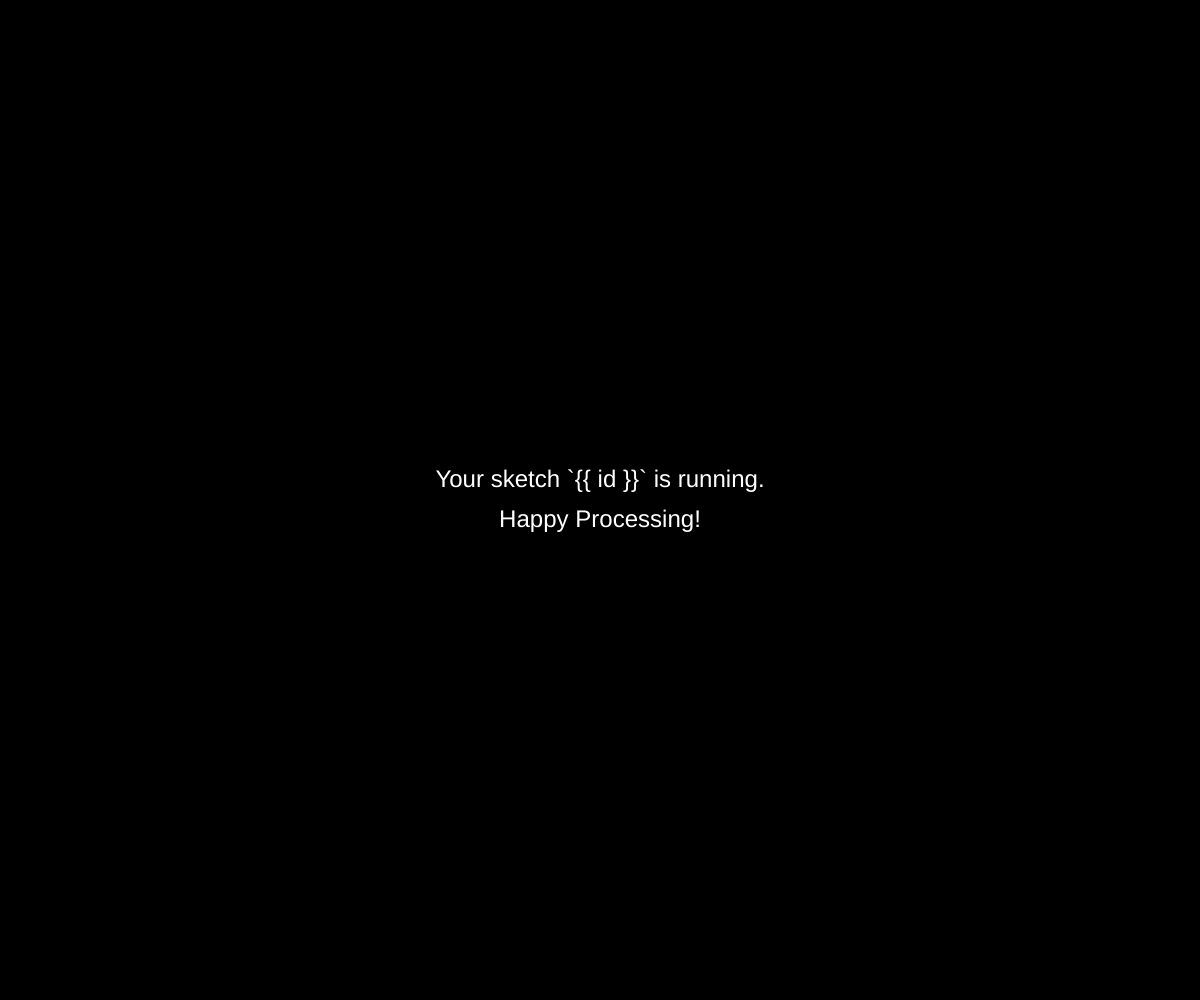
Frame 1 (no input)
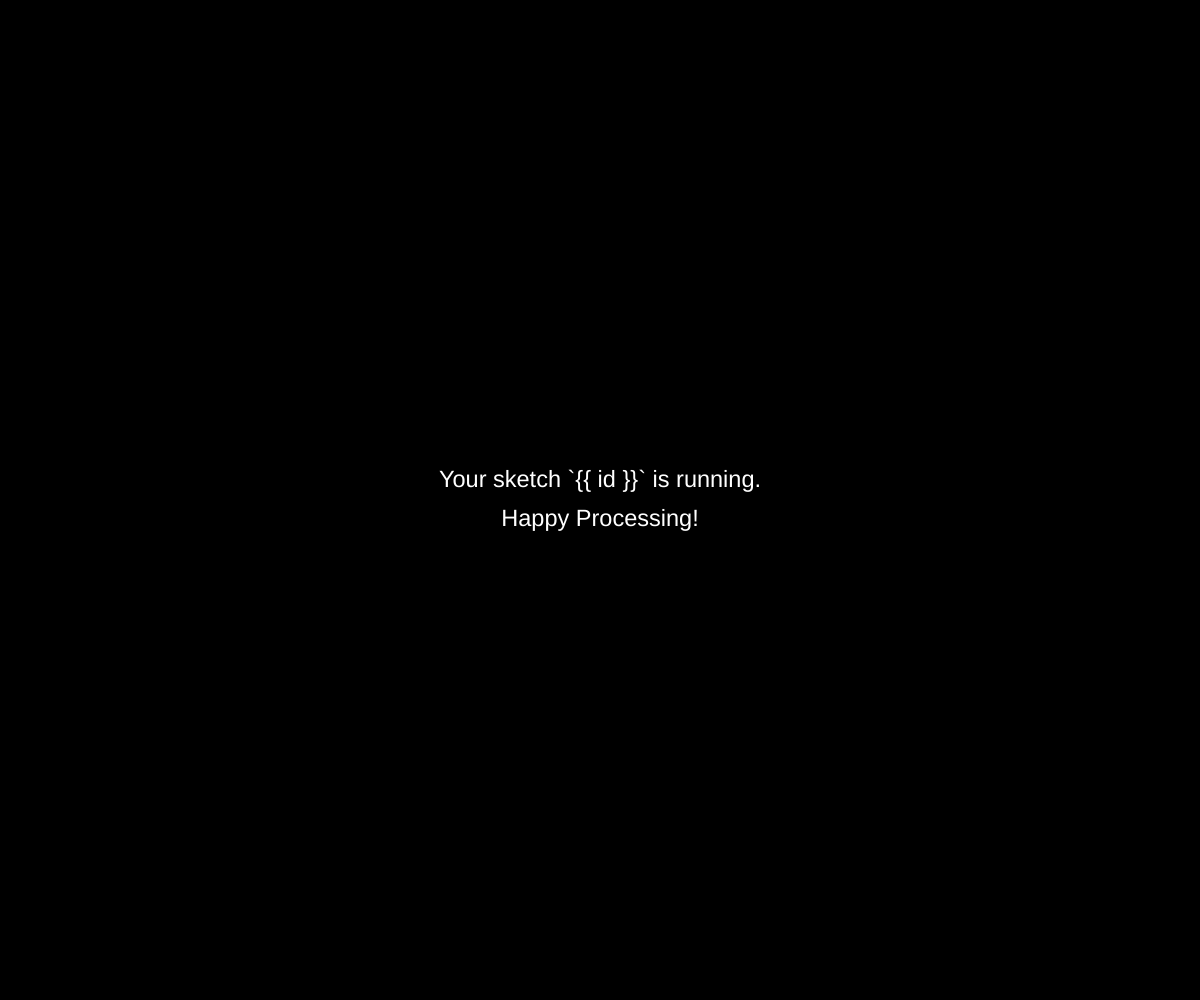
Frame 60 (no input)
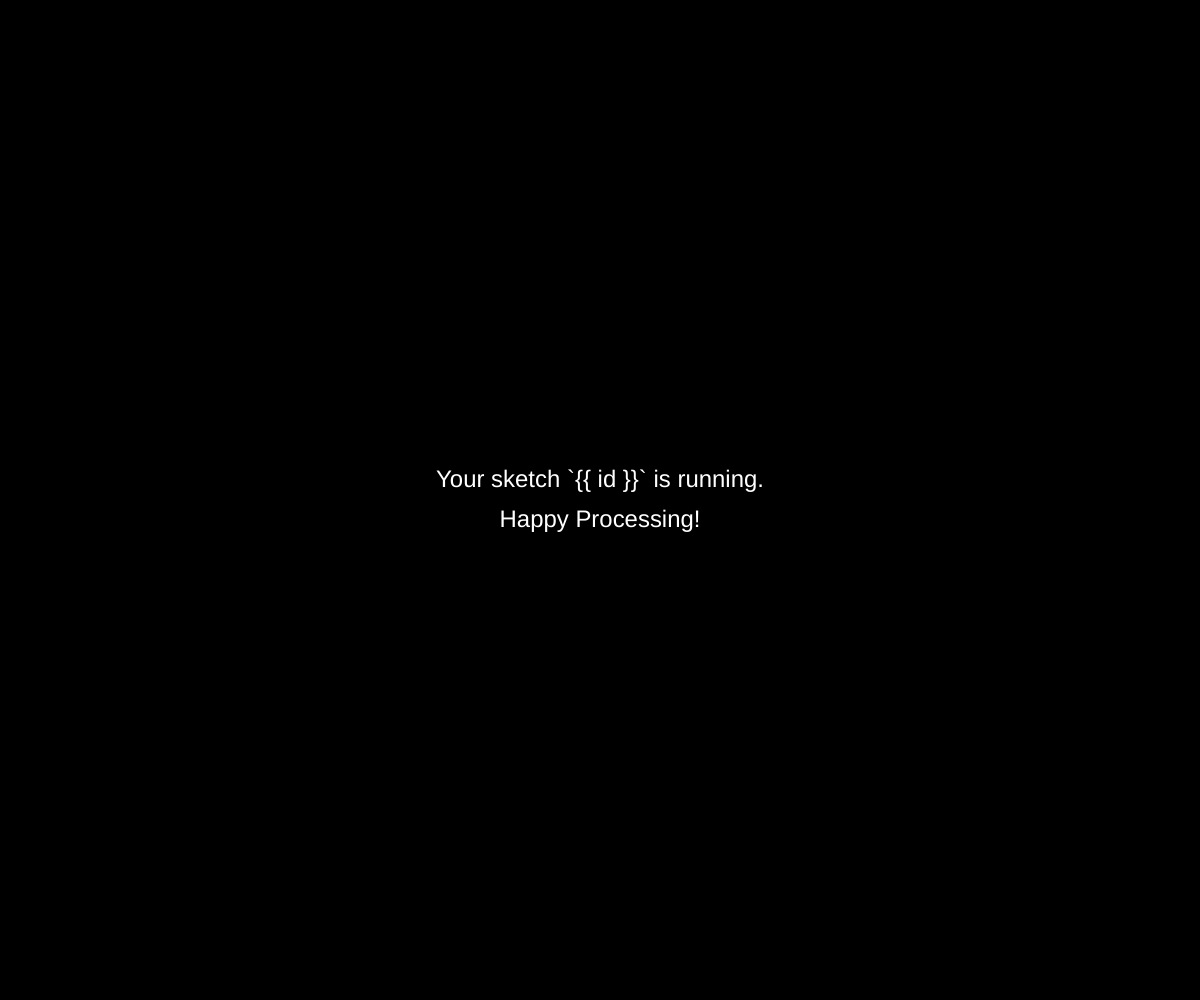
Frame 120 (the mouse pressed at the canvas centre since frame 60)

The p5.js sketch that drew these frames (run headless with seeded random() and noise() and a simulated clock; from frame 60 on, the mouse is pressed at the canvas centre):

// p5.js sketch
// ── sketch.js
function setup() {
    // put setup code here
    createCanvas(windowWidth, windowHeight);
}

function draw() {
    // put drawing code here
    background(0);

    translate(width / 2.0, height / 2.0);
    scale(1.0 + 0.02 * sin(frameCount / TWO_PI / 2.0));
    fill(255); textSize(24); textAlign(CENTER, CENTER);
    text('Your sketch `{{ id }}` is running.', 0, -20.0);
    text('Happy Processing!', 0, 20.0);
}

function windowResized() {
    resizeCanvas(windowWidth, windowHeight);
}
